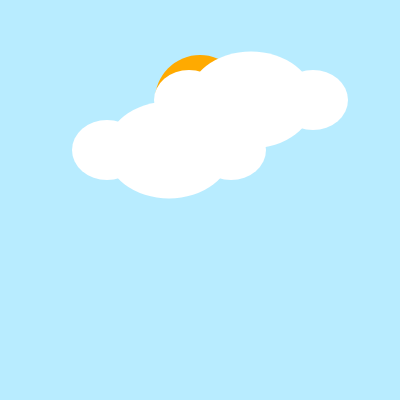
Frame 1 (no input)
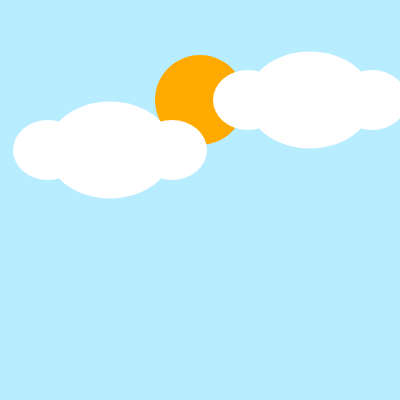
Frame 60 (no input)
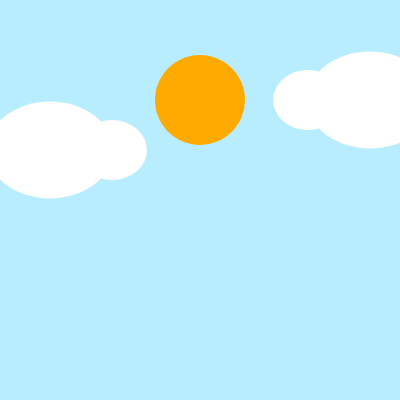
Frame 120 (the mouse pressed at the canvas centre since frame 60)

The p5.js sketch that drew these frames (run headless with seeded random() and noise() and a simulated clock; from frame 60 on, the mouse is pressed at the canvas centre):

// p5.js sketch
// ── sketch.js
var leftX = 170; 
var rightX = 250; 
var sunRadius = 100; 

function setup() {
    createCanvas(400, 400); 
}

function draw() {
    // 7: Nubes que se separan
    noStroke(); 
    
    leftX -= 1; 
    rightX += 1; 
    sunRadius += 2; 
    
    background(184, 236, 255); 
    
    fill(255, 170, 0); 
    ellipse(200, 100, 90, 90); 
    
    fill(255, 255, 255); 
    ellipse(leftX, 150, 126, 97); 
    ellipse(leftX+62, 150, 70, 60); 
    ellipse(leftX-62, 150, 70, 60); 
    
    ellipse(rightX, 100, 126, 97); 
    ellipse(rightX+62, 100, 70, 60); 
    ellipse(rightX-62, 100, 70, 60); 

    if (leftX < -100) {
        leftX = 170;
        rightX = 250;
    }
}
